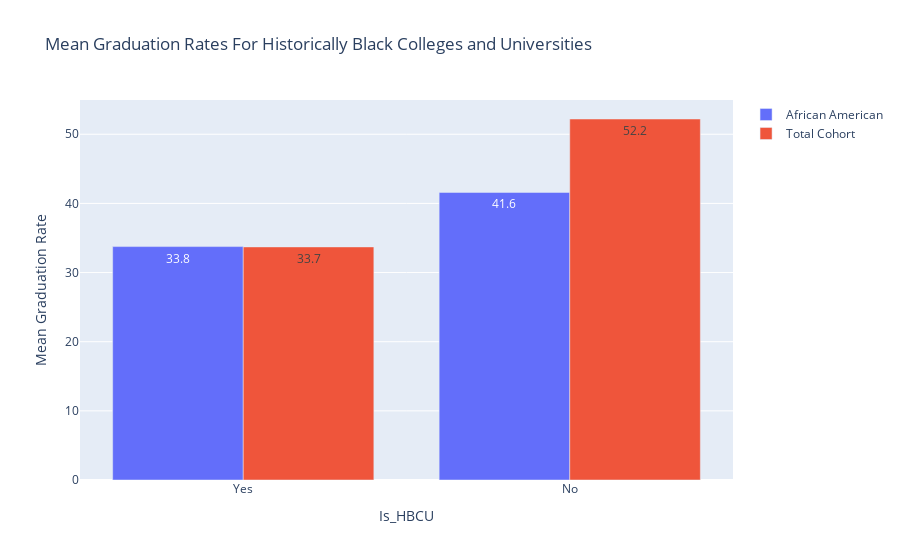

The notebook cell saved with this chart:
### Code cell
hbcu_fig.show()

### Figure 1 — Plotly figure (JSON) as saved in the notebook; plotly's stock layout.template omitted (floating-point values rounded to 4 significant figures)
{"data": [{"name": "African American", "text": [33.8, 41.6], "type": "bar", "x": ["Yes", "No"], "y": [33.76, 41.59]}, {"name": "Total Cohort", "text": [33.7, 52.2], "type": "bar", "x": ["Yes", "No"], "y": [33.71, 52.21]}], "layout": {"title": {"text": "Mean Graduation Rates For Historically Black Colleges and Universities"}, "xaxis": {"title": {"text": "Is_HBCU"}}, "yaxis": {"title": {"text": "Mean Graduation Rate"}}}}
